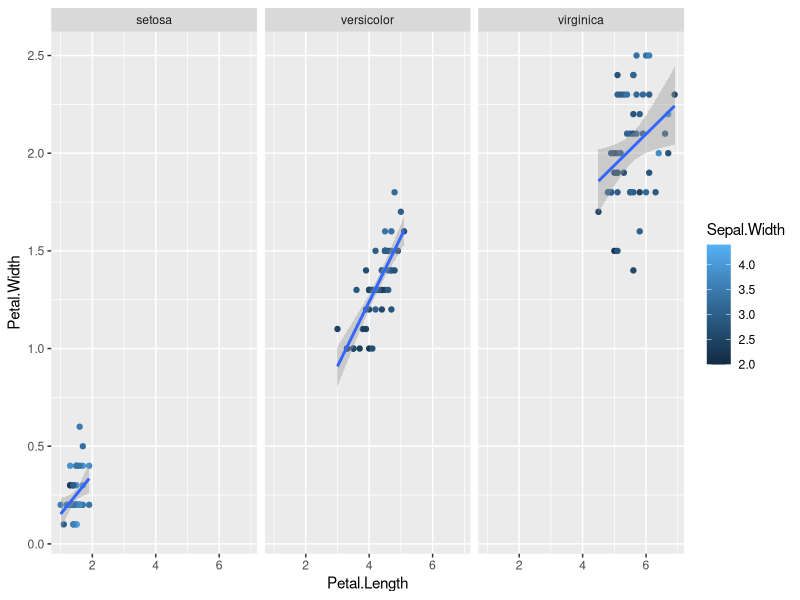
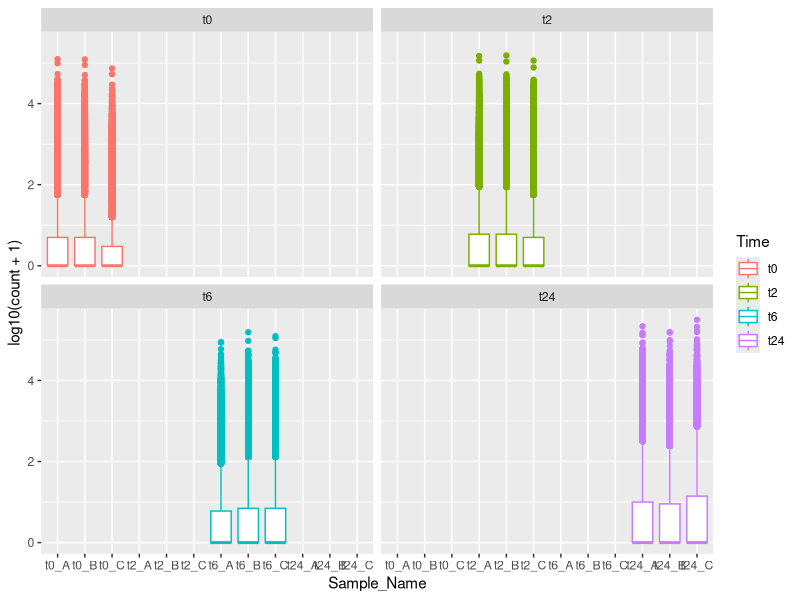
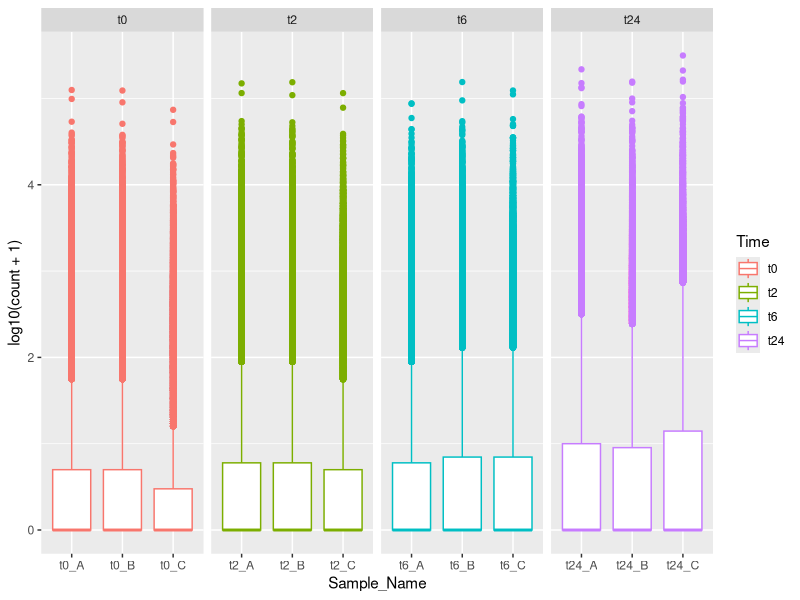
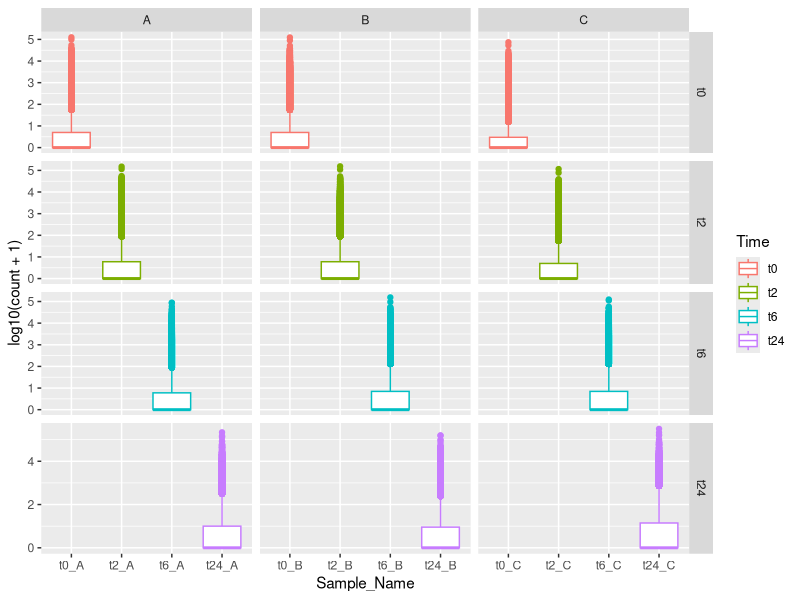
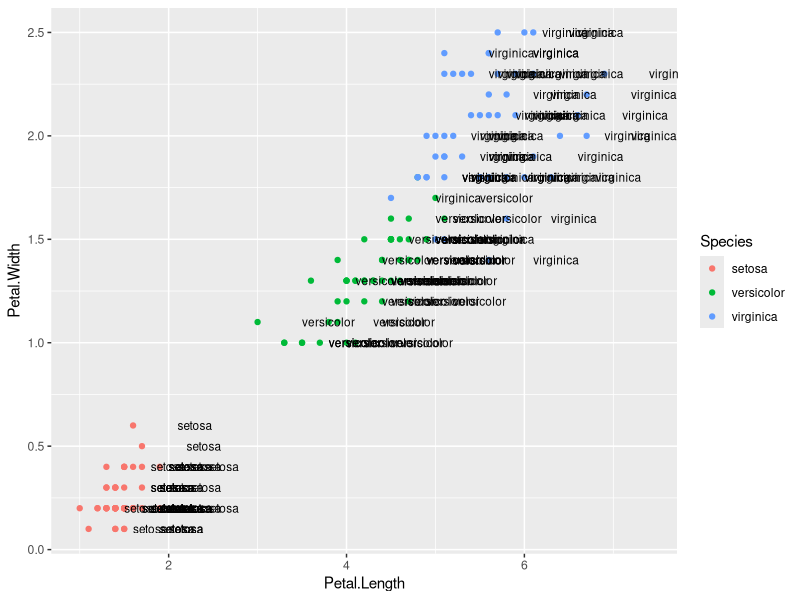
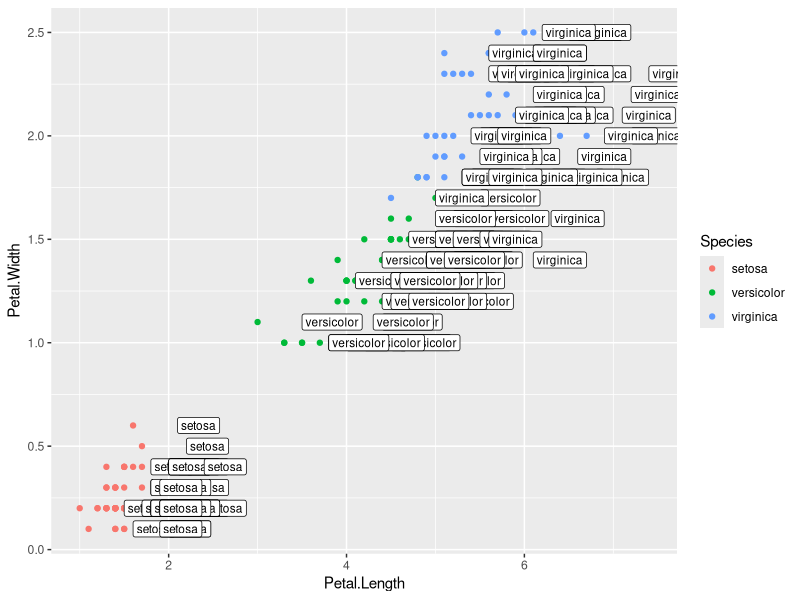
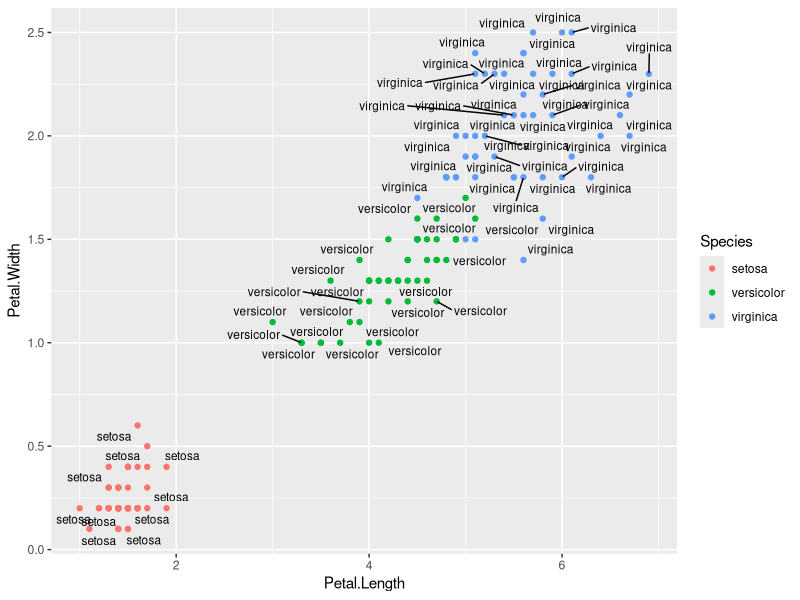
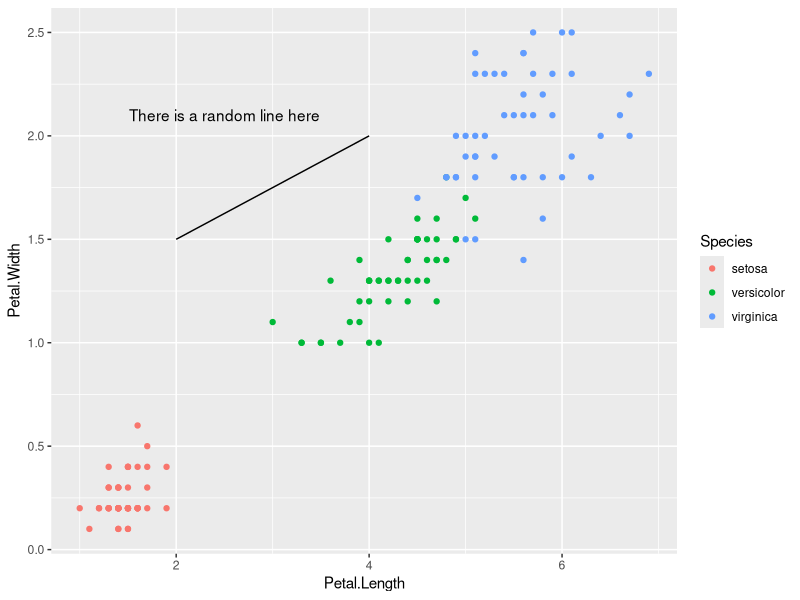

The R source for these figures, in order:
## ---- chunk 1
hooks = knitr::knit_hooks$get()
hook_foldable = function(type) {
  force(type)
  function(x, options) {
    res = hooks[[type]](x, options)
    
    if (isFALSE(options[[paste0("fold.", type)]])) return(res)
    
    paste0(
      "<details><summary>", type, "</summary>\n\n",
      res,
      "\n\n</details>"
    )
  }
}
knitr::knit_hooks$set(
  output = hook_foldable("output"),
  plot = hook_foldable("plot")
)
## ---- chunk 2

## ---- chunk 3
library(dplyr)
library(ggplot2)
library(reshape2)
data("iris")
gc <- read.table("data/counts_raw.txt", header = T, row.names = 1, sep = "\t")
md <- read.table("data/metadata.csv", header = T, sep = ";")
rownames(md) <- md$Sample_ID

library(tidyverse)
gc_long <- gc %>%
  rownames_to_column(var = "Gene") %>%
  gather(Sample_ID, count, -Gene) %>% 
  full_join(md, by = "Sample_ID") %>% 
  select(Sample_ID, everything()) %>% 
  select(-c(Gene,count), c(Gene,count)) 
gc_long$Sample_Name <- factor(gc_long$Sample_Name, levels = c("t0_A","t0_B","t0_C","t2_A","t2_B","t2_C","t6_A","t6_B","t6_C","t24_A","t24_B","t24_C"))
gc_long$Time <- factor(gc_long$Time, levels = c("t0","t2","t6","t24"))
gc_long$Replicate <- factor(gc_long$Replicate, levels = c("A","B","C"))
## ---- chunk 4
ggplot(data=iris,mapping=aes(x=Petal.Length,y=Petal.Width))+
  geom_point(aes(color=Sepal.Width))+
  geom_smooth(method="lm") + 
  facet_wrap(~Species)
## ---- chunk 5
ggplot(data = gc_long) +
  geom_boxplot(mapping = aes(x = Sample_Name, y = log10(count + 1), color = Time)) +
  facet_wrap(~Time)
## ---- chunk 6
ggplot(data = gc_long) +
  geom_boxplot(mapping = aes(x = Sample_Name, y = log10(count + 1), color = Time)) +
  facet_grid(~Time , scales = "free", space = "free")
## ---- chunk 7
ggplot(data = gc_long) +
  geom_boxplot(mapping = aes(x = Sample_Name, y = log10(count + 1), color = Time)) +
  facet_grid(rows = vars(Time), cols = vars(Replicate), scales = "free", space = "free")
## ---- chunk 8
ggplot(data=iris,mapping=aes(x=Petal.Length,y=Petal.Width))+
  geom_point(aes(color=Species))+
  geom_text(aes(label=Species,hjust=0),nudge_x=0.5,size=3)
## ---- chunk 9
ggplot(data=iris,mapping=aes(x=Petal.Length,y=Petal.Width))+
  geom_point(aes(color=Species))+
  geom_label(aes(label=Species,hjust=0),nudge_x=0.5,size=3)
## ---- chunk 10
library(ggrepel)
ggplot(data=iris,mapping=aes(x=Petal.Length,y=Petal.Width))+
  geom_point(aes(color=Species))+
  geom_text_repel(aes(label=Species),size=3)
## ---- chunk 11
ggplot(data=iris,mapping=aes(x=Petal.Length,y=Petal.Width))+
  geom_point(aes(color=Species))+
  annotate("text",x=2.5,y=2.1,label="There is a random line here")+
  annotate("segment",x=2,xend=4,y=1.5,yend=2)
## ---- chunk 12
ggplot(data=iris,mapping=aes(x=Species,y=Petal.Width))+
  geom_col()
## ---- chunk 13
se <- function(x) sqrt(var(x)/length(x))
gc_long %>% 
  group_by(Time) %>% 
  summarise(mean=mean(log10(count +1)),se=se(log10(count +1))) %>%
  head()
## ---- chunk 14
gc_long %>% 
  group_by(Time) %>% 
  summarise(mean=mean(log10(count +1)),se=se(log10(count +1))) %>%
  ggplot(aes(x=Time, y=mean)) + 
  geom_bar(stat = "identity")
## ---- chunk 15
gc_long %>% 
  group_by(Time) %>% 
  summarise(mean=mean(log10(count +1)),se=se(log10(count +1))) %>%
  ggplot(aes(x=Time, y=mean)) + 
  geom_col() +
  coord_flip()
## ---- chunk 16
gc_long %>% 
  group_by(Time) %>% 
  summarise(mean=mean(log10(count +1)),se=se(log10(count +1))) %>%
  ggplot(aes(x=Time, y=mean, fill = Time)) + 
  geom_col() +
  geom_errorbar(aes(ymax=mean+se,ymin=mean-se),width=0.2)
## ---- chunk 17
se <- function(x) sqrt(var(x)/length(x))
gc_long %>% 
  group_by(Time, Replicate) %>% 
  summarise(mean=mean(log10(count +1)),se=se(log10(count +1))) %>%
  head()
## ---- chunk 18
gc_long %>% 
  group_by(Time, Replicate) %>% 
  summarise(mean=mean(log10(count +1)),se=se(log10(count +1))) %>%
  ggplot(aes(x=Time, y=mean, fill = Replicate)) + 
  geom_col(position = "stack")
## ---- chunk 19
gc_long %>% 
  group_by(Time, Replicate) %>% 
  summarise(mean=mean(log10(count +1)),se=se(log10(count +1))) %>%
  ggplot(aes(x=Time, y=mean, fill = Replicate)) + 
  geom_col(position = "dodge")
## ---- chunk 20
gc_long %>% 
  group_by(Time, Replicate) %>% 
  summarise(mean=mean(log10(count +1)),se=se(log10(count +1))) %>%
  ggplot(aes(x= Time, y= mean, fill = Replicate)) + 
  geom_col(position = "dodge") +
  geom_errorbar(aes(ymin=mean-se, ymax=mean+se), position = "dodge")
## ---- chunk 21
gc_long %>% 
  group_by(Time, Replicate) %>% 
  summarise(mean=mean(log10(count +1)),se=se(log10(count +1))) %>%
  ggplot(aes(x= Time, y= mean, fill = Replicate)) + 
  geom_col(position = position_dodge2()) +
  geom_errorbar(aes(ymin=mean-se, ymax=mean+se), position = position_dodge2(.9, padding = .6))
## ---- chunk 22

gc_raw <- read.table(file = "data/counts_raw.txt", sep = "\t", header = T)
gc_filt <- read.table(file = "data/counts_filtered.txt", sep = "\t", header = T)
gc_vst <- read.table(file = "data/counts_vst.txt", sep = "\t", header = T)
gc_deseq <- read.table(file = "data/counts_deseq2.txt", sep = "\t", header = T)
md <- read.table("data/metadata_raw.csv", header = T, sep = ";")

gene_counts_all <- 
  gc_raw %>% gather(Sample_ID, Raw, -Gene) %>%
  full_join(gc_filt %>% gather(Sample_ID, Filtered, -Gene), by = c("Gene", "Sample_ID")) %>%
  full_join(gc_vst %>% gather(Sample_ID, VST, -Gene), by = c("Gene", "Sample_ID")) %>%
  full_join(gc_deseq %>% gather(Sample_ID, DESeq2, -Gene), by = c("Gene", "Sample_ID")) %>%
  gather(Method, count, Raw:DESeq2) %>%
  filter(!is.na(count)) %>%
  full_join(md, by = "Sample_ID")

gene_counts_all$Time <- factor(gene_counts_all$Time, levels = c("t0","t2","t6","t24"))
gene_counts_all$Replicate <- factor(gene_counts_all$Replicate, levels = c("A","B","C"))
gene_counts_all$Method <- factor(gene_counts_all$Method, levels = c("Raw","Filtered","DESeq2","VST"))

gene_counts_all %>% 
  group_by(Time, Replicate, Method) %>% 
  summarise(mean=mean(log10(count +1)),se=se(log10(count +1))) %>%
  ggplot(aes(x= Time, y= mean, fill = Replicate)) + 
  geom_bar(position = position_dodge2(), stat = "identity") +
  geom_errorbar(aes(ymin=mean-se, ymax=mean+se), position = position_dodge2(.9, padding = .6)) +
  facet_wrap(~Method, scales = "free")
## ---- chunk 23
gene_counts_all %>% 
  group_by(Time, Replicate, Method) %>% 
  ggplot() +
  geom_boxplot(mapping = aes(x = Sample_Name, y = log10(count + 1), fill = Time)) +
  facet_wrap(~Method*Replicate, ncol = 3, scales = "free")
## ---- chunk 24
sessionInfo()
